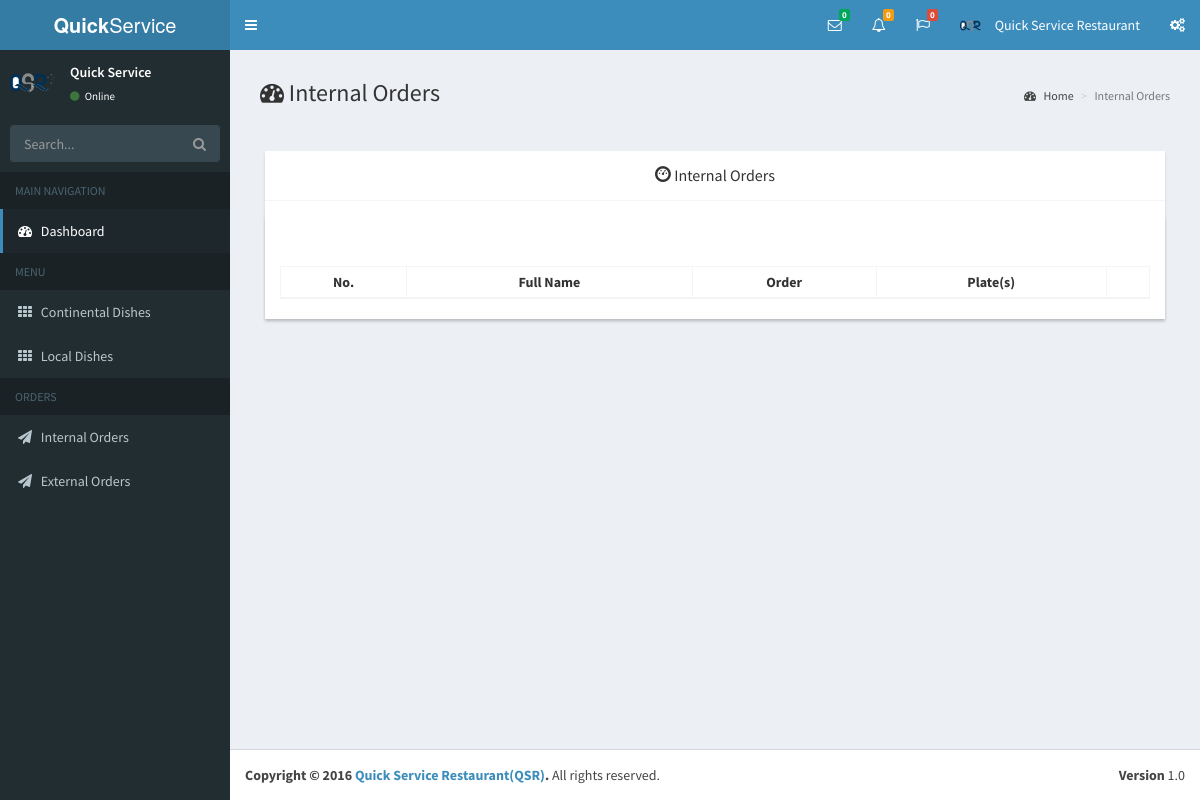
The page /quickserve/index.php?internal (signed in) on the database its author committed.
### tables this page shows
CREATE TABLE `dp` (
  `id` int(11) NOT NULL AUTO_INCREMENT,
  `username` varchar(100) DEFAULT NULL,
  `image` varchar(300) DEFAULT NULL,
  PRIMARY KEY (`id`)
);

CREATE TABLE `logindetails` (
  `id` int(11) NOT NULL AUTO_INCREMENT,
  `username` varchar(100) DEFAULT NULL,
  `nickname` varchar(100) DEFAULT NULL,
  `fullname` varchar(200) DEFAULT NULL,
  `email` varchar(200) DEFAULT NULL,
  `mobileNo1` varchar(20) DEFAULT NULL,
  `mobileNo2` varchar(20) DEFAULT NULL,
  `datereg` varchar(100) DEFAULT NULL,
  PRIMARY KEY (`id`)
);

### devsiFiles/includes/header.php (shortened to what this page needs)
<?php
    $userDetails=$devsi->getFullDetails($_SESSION['siadmin'],'logindetails');
    $dp=$devsi->getDp($_SESSION['siadmin']);
?>
<header class="main-header">
<a href="?home" class="logo">
    <span class="logo-lg"><b>Quick</b>Service Restaurant</span>
</a>
<nav class="navbar navbar-static-top">
<a href="#" class="sidebar-toggle" data-toggle="offcanvas" role="button">
</a>
<div class="navbar-custom-menu">
<ul class="nav navbar-nav">
<li class="dropdown messages-menu">
    <a href="#" class="dropdown-toggle" data-toggle="dropdown">
        <i class="fa fa-envelope-o"></i>
        <span class="label label-success"><?php echo $devsi->getNumRows('messages'); ?></span>
    </a>
</li>
<li class="dropdown notifications-menu">
    <a href="#" class="dropdown-toggle" data-toggle="dropdown">
        <i class="fa fa-bell-o"></i>
        <span class="label label-warning"><?php echo $devsi->getNumRows('notifications'); ?></span>
    </a>
</li>
<li class="dropdown tasks-menu">
    <a href="#" class="dropdown-toggle" data-toggle="dropdown">
        <i class="fa fa-flag-o"></i>
        <span class="label label-danger"><?php echo $devsi->getNumRows('tasks'); ?></span>
    </a>
</li>
<li class="dropdown user user-menu">
    <a href="#" class="dropdown-toggle" data-toggle="dropdown">
        <img src="banners/<?php echo $dp[0]; ?>" class="user-image" alt="User Image">
        <span class="hidden-xs"><?php echo $userDetails[3]; ?></span>
    </a>
</li>
<li>
    <a href="#" data-toggle="control-sidebar"><i class="fa fa-gears"></i></a>
</li>
</ul>
</div>
</nav>
</header>

### devsiFiles/includes/sidebar.php
<?php
    $userDetails=$devsi->getFullDetails($_SESSION['siadmin'],'logindetails');
    $dp=$devsi->getDp($_SESSION['siadmin']);
?>
<aside class="main-sidebar">
    <section class="sidebar">
        <div class="user-panel">
            <div class="pull-left image">
                <img src="banners/<?php echo $dp[0]; ?>" class="img-circle" alt="User Image">
            </div>
            <div class="pull-left info">
                <p><?php echo $userDetails[2]; ?></p>
                <a href="#"><i class="fa fa-circle text-success"></i> Online</a>
            </div>
        </div>
        <form action="#" method="get" class="sidebar-form">
            <div class="input-group">
                <input type="text" name="q" class="form-control" placeholder="Search...">
              <span class="input-group-btn">
                <button type="submit" name="search" id="search-btn" class="btn btn-flat"><i class="fa fa-search"></i>
                </button>
              </span>
            </div>
        </form>
        <ul class="sidebar-menu">
            <li class="header">MAIN NAVIGATION</li>
            <li class="active treeview">
                <a href="?dashboard">
                    <i class="fa fa-dashboard"></i> <span>Dashboard</span>
                </a>
            </li>
            <li class="header">MENU</li>
            <li clas="treeview">
                <a href="?continental">
                    <i class="fa fa-th"></i> <span>Continental Dishes</span>
                </a>
            </li>
            <li class="treeview">
                <a href="?local">
                    <i class="fa fa-th"></i> <span>Local Dishes</span>
                </a>
            </li>
            <li class="header">ORDERS</li>
            <li class="treeview">
                <a href="?internal">
                    <i class="fa fa-send"></i> <span>Internal Orders</span>
                </a>
            </li>
            <li class="treeview">
                <a href="?external">
                    <i class="fa fa-send"></i> <span>External Orders</span>
                </a>
            </li>
        </ul>
    </section>
</aside>

### rows shown on the page
dp: image (picture)
logindetails: fullname "Quick Service Restaurant", nickname "Quick Service"

### other values the page prints
$devsi->getNumRows('messages') "0"
$devsi->getNumRows('notifications') "0"
$devsi->getNumRows('tasks') "0"
$startDate "2016"
